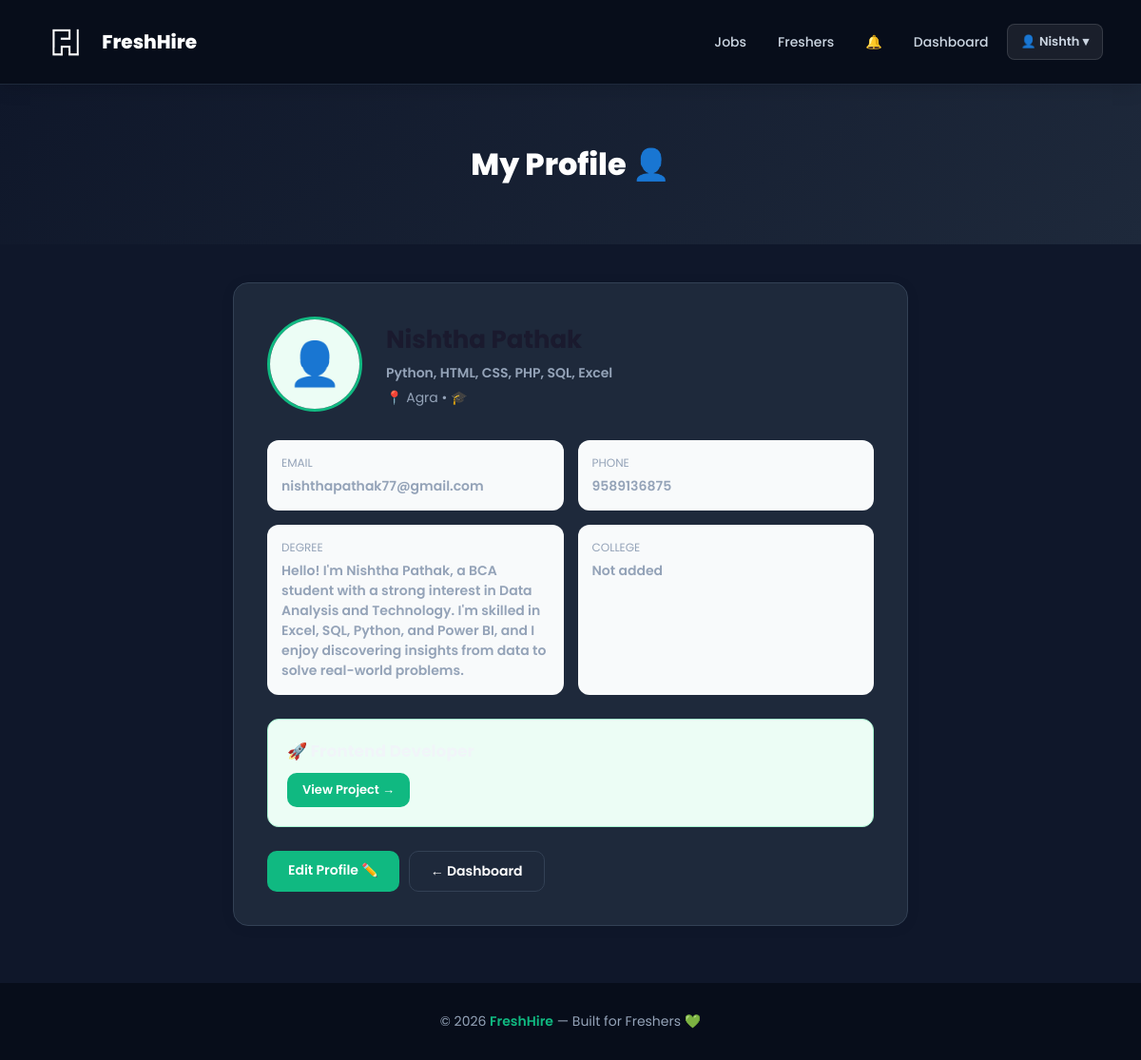
/my-profile (signed in), run on an earlier commit of the app's database.
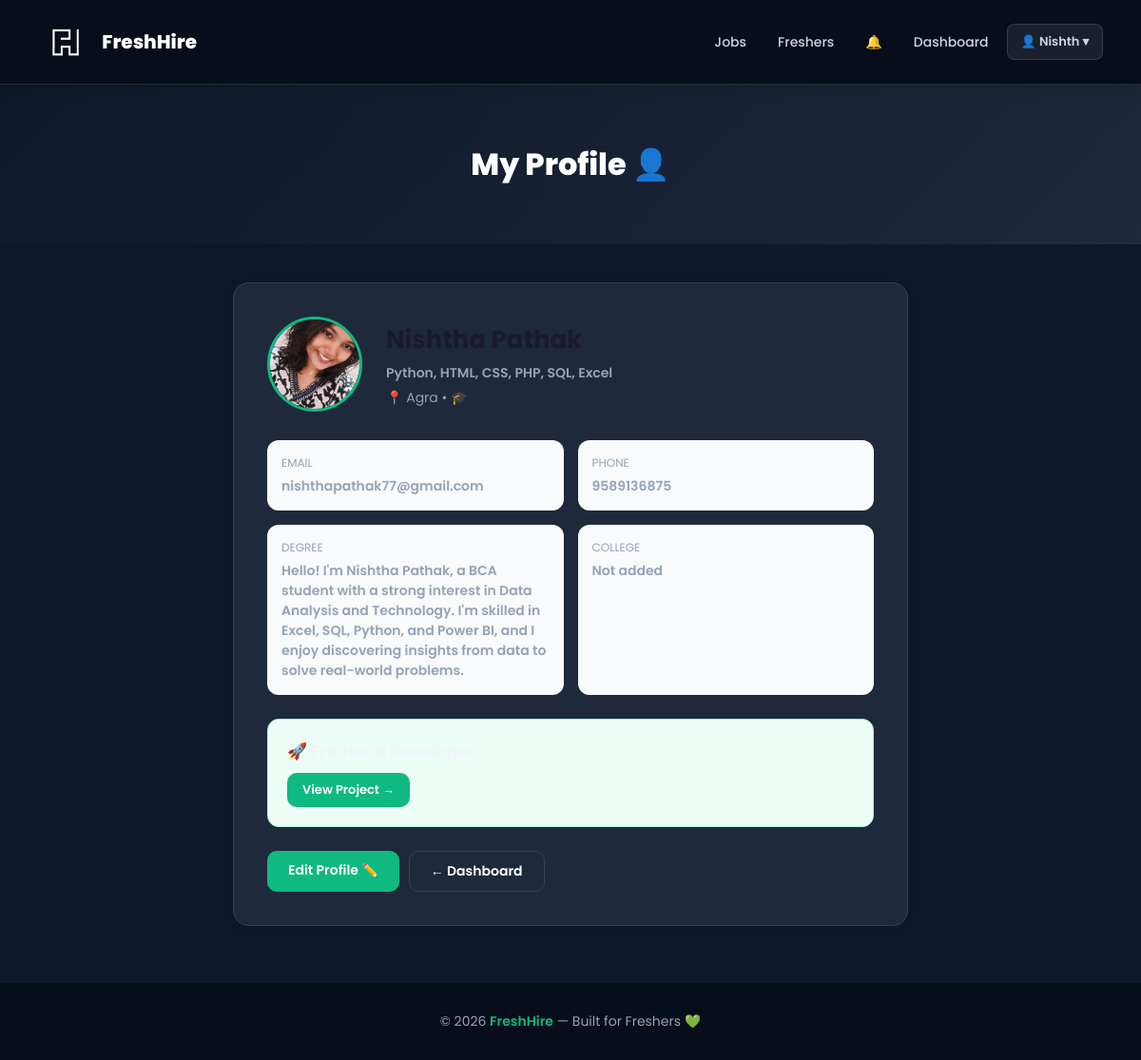
And on a later commit of the database.
### tables this page shows
CREATE TABLE profiles (
    id            INTEGER PRIMARY KEY AUTOINCREMENT,
    user_id       INTEGER,
    name          TEXT,
    email         TEXT,
    phone         TEXT,
    city          TEXT,
    bio           TEXT,
    college       TEXT,
    degree        TEXT,
    primary_skill TEXT,
    project_title TEXT,
    project_desc  TEXT,
    project_link  TEXT
, resume TEXT, photo TEXT);

### app.py (the view)
@app.route("/my-profile")
def view_my_profile():
    if "user_id" not in session:
        flash("Please login first!", "error")
        return redirect(url_for("login"))
    conn = get_db()
    my_profile = conn.execute(
        "SELECT * FROM profiles WHERE user_id=?", (session["user_id"],)
    ).fetchone()
    conn.close()
    if not my_profile:
        flash("Create your profile first!", "error")
        return redirect(url_for("profile"))
    return render_template("my_profile.html", profile=my_profile)

### app.py (called while the page is built)
def get_db():
    conn = sqlite3.connect("freshhire.db")
    conn.row_factory = sqlite3.Row
    return conn

@app.context_processor
def inject_globals():
    notif_count = 0
    if "user_id" in session:
        try:
            conn = get_db()
            notif_count = conn.execute(
                "SELECT COUNT(*) FROM notifications WHERE user_id=? AND is_read=0",
                (session["user_id"],)
            ).fetchone()[0]
            conn.close()
        except:
            pass
    return {"notif_count": notif_count}

### templates/my_profile.html (shortened to what the changed rows need)
<!DOCTYPE html>
<html>
<head>
    <link rel="stylesheet" href="/static/style.css">
</head>
<body>
<div style="background: linear-gradient(135deg, #0f172a, #1e293b); padding:60px 20px; text-align:center; color:white;">
    <h1 style="font-size:32px; font-weight:800;">My Profile 👤</h1>
</div>
<div style="max-width:750px; margin:40px auto; padding:0 20px;">
    <div class="card" style="padding:35px;">
        <div style="display:flex; align-items:center; gap:25px; margin-bottom:30px; flex-wrap:wrap;">
            <div style="width:100px; height:100px; border-radius:50%; overflow:hidden; border:3px solid #10b981; flex-shrink:0;">
                {% if profile.photo %}
                <img src="/static/photos/{{ profile.photo }}" style="width:100%; height:100%; object-fit:cover;">
                {% else %}
                <div style="width:100%; height:100%; background:#ecfdf5; display:flex; align-items:center; justify-content:center; font-size:45px;">👤</div>
                {% endif %}
            </div>
            <div>
                <h2 style="color:#1a1a2e; font-size:26px; margin:0 0 5px;">{{ profile.name }}</h2>
                <p style="color:#10b981; font-weight:600; margin:0 0 5px;">{{ profile.primary_skill }}</p>
                <p style="color:#94a3b8; font-size:14px; margin:0;">📍 {{ profile.city }} • 🎓 {{ profile.college }}</p>
            </div>
        </div>
        <div style="display:grid; grid-template-columns:1fr 1fr; gap:15px; margin-bottom:25px;">
            <div style="padding:15px; background:#f8fafb; border-radius:12px;">
                <p style="color:#94a3b8; font-size:12px; margin:0 0 5px;">EMAIL</p>
                <p style="color:#1a1a2e; font-weight:600; margin:0;">{{ profile.email }}</p>
            </div>
            <div style="padding:15px; background:#f8fafb; border-radius:12px;">
                <p style="color:#94a3b8; font-size:12px; margin:0 0 5px;">PHONE</p>
                <p style="color:#1a1a2e; font-weight:600; margin:0;">{{ profile.phone or 'Not added' }}</p>
            </div>
            <div style="padding:15px; background:#f8fafb; border-radius:12px;">
                <p style="color:#94a3b8; font-size:12px; margin:0 0 5px;">DEGREE</p>
                <p style="color:#1a1a2e; font-weight:600; margin:0;">{{ profile.degree or 'Not added' }}</p>
            </div>
            <div style="padding:15px; background:#f8fafb; border-radius:12px;">
                <p style="color:#94a3b8; font-size:12px; margin:0 0 5px;">COLLEGE</p>
                <p style="color:#1a1a2e; font-weight:600; margin:0;">{{ profile.college or 'Not added' }}</p>
            </div>
        </div>
    </div>
</div>
</body>
</html>

What changed in the data, as far as the page shows it:
changed profiles "Python, HTML, CSS, PHP, SQL, Excel": photo: picture added
